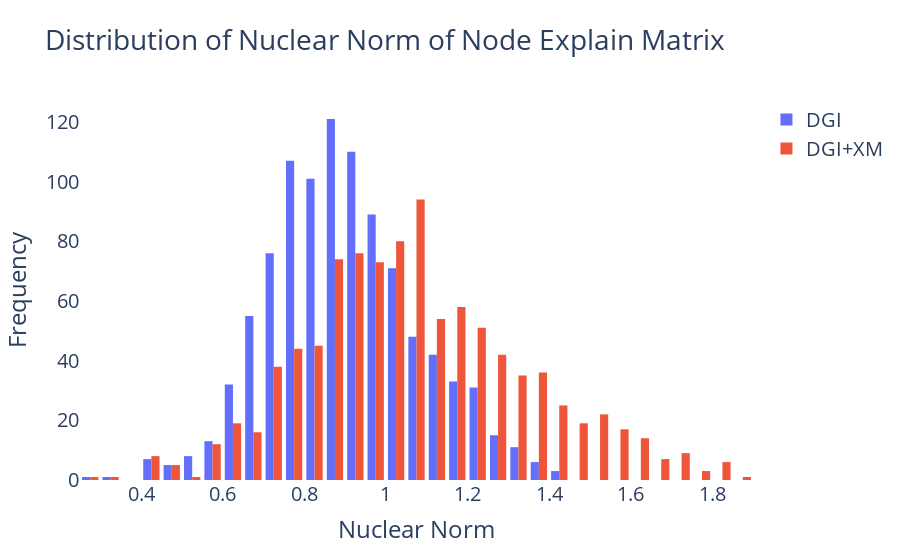

Source (notebook cell):
### Code cell
fig = go.Figure()

fig.add_trace(go.Histogram(x = norm_og, 
                           name = 'DGI'))
fig.add_trace(go.Histogram(x = norm_plus, 
                           name = 'DGI+XM'))


fig.update_layout(title_text = 'Distribution of Nuclear Norm of Node Explain Matrix', 
                  xaxis_title_text = 'Nuclear Norm', 
                  yaxis_title_text = 'Frequency', 
                  paper_bgcolor = 'white', 
                  plot_bgcolor = 'white', 
                  font = dict(size = 20))
fig.show()

### Figure 1 — Plotly figure (JSON) as saved in the notebook; plotly's stock layout.template omitted (floating-point values rounded to 4 significant figures; data arrays with more than 128 entries replaced by an {"elided": "..."} marker saying what was removed)
{"data": [{"name": "DGI", "type": "histogram", "x": {"elided": "986 float values"}}, {"name": "DGI+XM", "type": "histogram", "x": {"elided": "986 float values"}}], "layout": {"font": {"size": 20}, "paper_bgcolor": "white", "plot_bgcolor": "white", "title": {"text": "Distribution of Nuclear Norm of Node Explain Matrix"}, "xaxis": {"title": {"text": "Nuclear Norm"}}, "yaxis": {"title": {"text": "Frequency"}}}}
